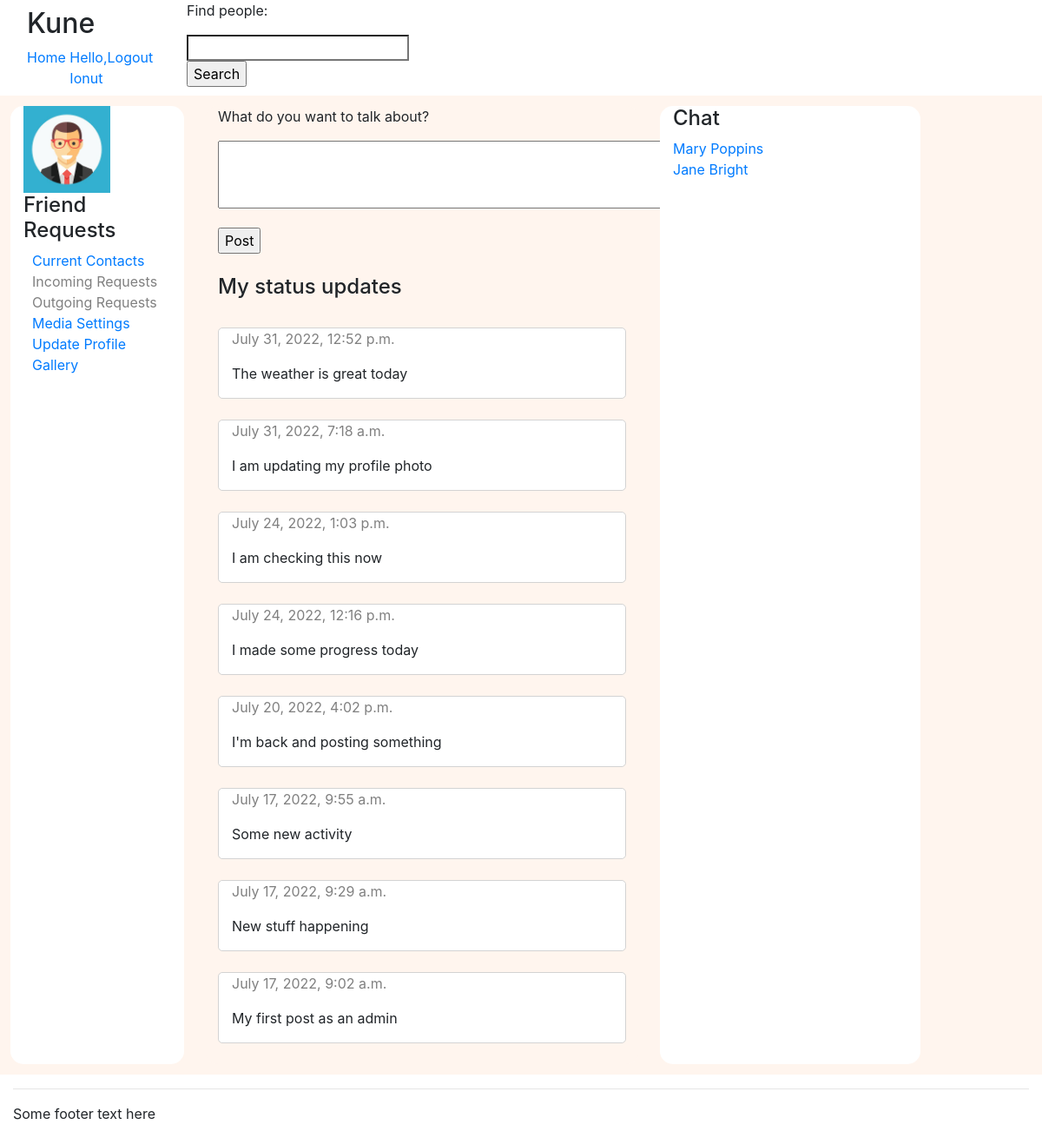
Screenshot of / (signed in) with the database file from the repository.
### users/models.py (models this page shows)
class AppUser(AbstractUser):
    country = models.CharField(max_length = 100, null = False, blank = False)
    about_user = models.TextField(null = True, blank = True)
    contacts = models.ManyToManyField("AppUser", blank = True)
    photo = models.ImageField(upload_to='profile/', default='default/default_profile.png')
    def get_photo(self):
        if self.photo:
            print('media/profile/' + str(self.photo))
            return settings.MEDIA_URL + str(self.photo)
        return settings.MEDIA_URL + self._meta.get_field('photo').get_default()

class StatusUpdate(models.Model):
    author = models.ForeignKey(settings.AUTH_USER_MODEL, related_name = "author", on_delete = models.CASCADE)
    posted_on = models.DateTimeField(auto_now_add = True)
    content = models.TextField(null = False, blank = False)

### users/views.py (the view)
# urls.py: path('', views.index, name = 'index'),
def index(request):
    if request.user.is_authenticated:
        status_update_form = StatusUpdateForm()
        status_update_history = StatusUpdate.objects.filter(author=request.user).order_by('-posted_on')
        status_update_list = []
        for element in status_update_history:
            status_update_list.append(element)
        incoming_connections = ConnectionRequest.objects.filter(Q(sent_to=request.user) & Q(status='pending')).count()
        outgoing_connections = ConnectionRequest.objects.filter(Q(initiated_by=request.user) & Q(status='pending')).count()
        user_instance = AppUser.objects.get(id=request.user.id)
        serializer = AppUserSerializer(user_instance)
        contacts = serializer.data['contacts']
        contacts_list = []
        for result in contacts:
            contact = AppUser.objects.get(id=result)
            contacts_list.append(contact)
        return render(request, 'index.html', {'status_update_form': status_update_form,
                                              'status_update_list': status_update_list,
                                              'incoming_connections': incoming_connections,
                                              'outgoing_connections': outgoing_connections,
                                              'contacts': contacts_list})
    else:
        return render(request, 'index.html')

### users/forms.py (shortened to what this page needs)
class StatusUpdateForm(forms.Form):
    author = 'Author'
    content = forms.CharField(required = True, label = '', widget=forms.Textarea(attrs={'name':'body', 'rows':3, 'cols':50}))
    class Meta:
        model = StatusUpdate
        fields = ['author', 'content']

### users/templates/index.html (shortened to what this page needs)
{% extends "./base.html" %}
{% block left_section %}
    {% if user.is_authenticated %}
        <img src="{{ user.get_photo }}" alt="user profile photo" width="100" height="100">
        <h4>Friend Requests</h4>
        <a href="{% url 'current_contacts' %}" style="padding:10px;">Current Contacts</a><br/>
        {% if incoming_connections > 0 %}
        <a href="{% url 'incoming_connection_requests' %}" style="padding:10px;">Incoming Requests ({{incoming_connections}})</a><br/>
        {% else %}
        <p style="color:gray;margin:0;padding-left:10px">Incoming Requests</p>
        {% endif %}
        {% if outgoing_connections > 0 %}
        <a href="{% url 'outgoing_connection_requests' %}" style="padding:10px">Outgoing Requests ({{outgoing_connections}})</a>
        {% else %}
        <p style="color:gray;margin:0;padding-left:10px;">Outgoing Requests</p>
        {% endif %}
        <a href="{% url 'media_settings' %}" style="padding:10px">Media Settings</a><br/>
        <a href="{% url 'update_profile' %}" style="padding:10px">Update Profile</a><br/>
        <a href="{% url 'gallery' %}" style="padding:10px">Gallery</a><br/>
    {% else %}
        <p>Some text here</p>
    {% endif %}
{% endblock %}
{% block content %}
    {% if user.is_authenticated %}
        <form id="status_update_form" method="post" action = "{% url 'status_update' %}" enctype="multipart/form-data">
            <p> What do you want to talk about?</p>
            {{ status_update_form.as_p }}
            <input type="submit" name="submit_status_update" value="Post" />
        </form>
        <br/>
        <h4>My status updates</h4><br/>
        {% for status_update in status_update_list %}
            <div class="container-fluid" style="border:1px solid lightgray; border-radius: 5px; background-color:white;">
                <p style="color:gray"> {{ status_update.posted_on }} <br/> </p>
                <p> {{ status_update.content }} <br/> </p>
            </div> <br/>
        {% endfor %}
    {% else %}
        <h2>Some info about Kune</h2>
    {% endif %}
{% endblock content%}
{% block right_section %}
    {% if user.is_authenticated %}
        <h4>Chat</h4>
        {% for contact in contacts %}
            {% if contact.id < user.id %}
                <a href="/chat/{{contact.id}}and{{user.id}}">{{ contact.first_name}} {{ contact.last_name }}</a><br/>
            {% else %}
                <a href="/chat/{{user.id}}and{{contact.id}}">{{ contact.first_name}} {{ contact.last_name }}</a><br/>
            {% endif %}
        {% endfor %}
    {% endif %}
{% endblock right_section %}

### users/templates/title.html
<nav class="navbar navbar-expand-md sticky-top flex-column">
    <div class="w-100 d-flex">
        <div class="navbar-header" id="header">
            <h2 id="application_title">Kune</h2>
        </div>
    </div>
    <div class="w-100 d-flex">
        <ul class="navbar-nav mr-auto" id="navigation">
            <li class="nav-item active"><a class="nav_link" href="/">Home&nbsp;</a></li>
            {% if user.is_authenticated %}
            <li class="nav-item active"><a class="nav_link" href="#">Hello, {{ user.first_name }}&nbsp</a></li>
            <li class="nav-item active"><a class="nav_link" href="{% url 'logout' %}">Logout</a></li>
            {% else %}
            <li class="nav-item active"><a class="nav_link" href="{% url 'register' %}">Register&nbsp</a></li>
            <li class="nav-item active"><a class="nav_link" href="{% url 'login' %}">Login</a></li>
            {% endif %}
        </ul>
    </div>
</nav>

### rows the page displays
AppUser: first_name "Ionut", get_photo (picture)
StatusUpdate: posted_on "July 31, 2022, 12:52 p.m.", content "The weather is great today"
StatusUpdate: posted_on "July 31, 2022, 7:18 a.m.", content "I am updating my profile photo"
StatusUpdate: posted_on "July 24, 2022, 1:03 p.m.", content "I am checking this now"
StatusUpdate: posted_on "July 24, 2022, 12:16 p.m.", content "I made some progress today"
StatusUpdate: posted_on "July 20, 2022, 4:02 p.m.", content "I'm back and posting something"
StatusUpdate: posted_on "July 17, 2022, 9:55 a.m.", content "Some new activity"
StatusUpdate: posted_on "July 17, 2022, 9:29 a.m.", content "New stuff happening"
StatusUpdate: posted_on "July 17, 2022, 9:02 a.m.", content "My first post as an admin"
AppUser: first_name "Mary", last_name "Poppins"
AppUser: first_name "Jane", last_name "Bright"
